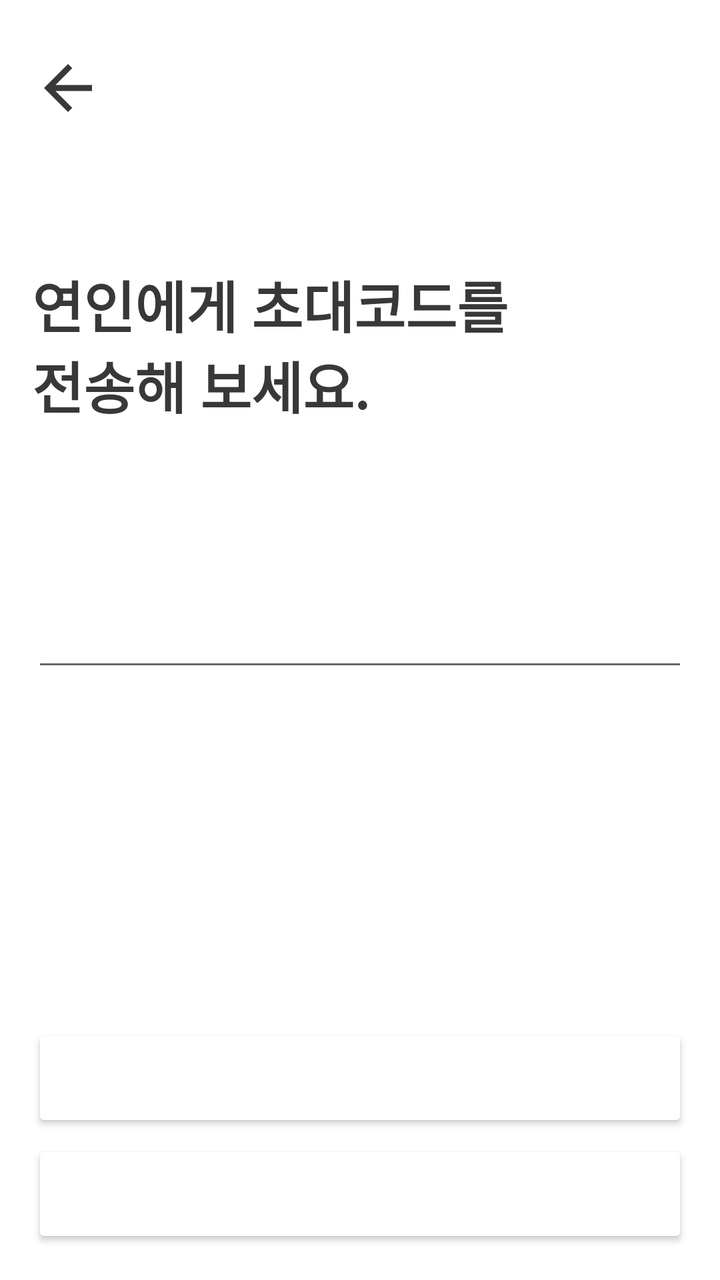
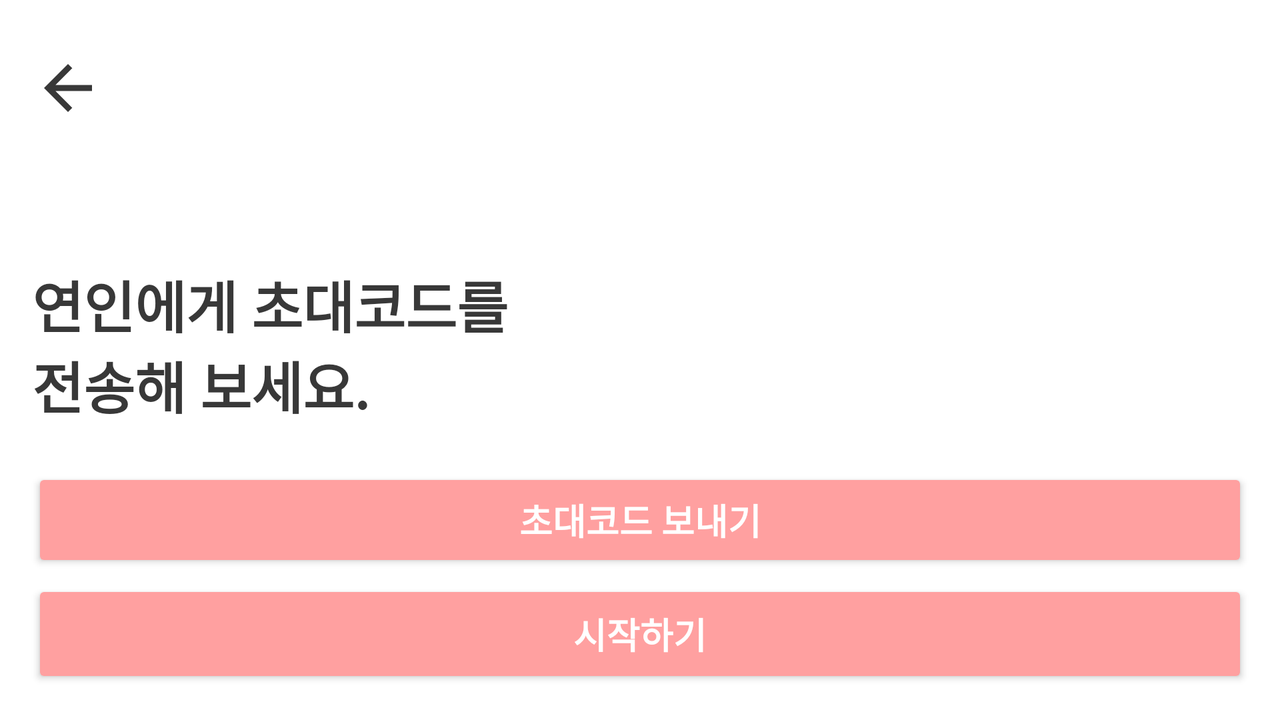

The same Android screen from two of the app's own layout files: first res/layout/ as a phone draws it, then the repository's variant for another configuration, drawn on a device whose configuration selects that folder. Both files follow.
<!-- AndroidManifest.xml: fallback theme Theme.MaterialComponents.DayNight.NoActionBar -->
<!-- res/layout/fragment_invite_couple.xml -->
<?xml version="1.0" encoding="utf-8"?>
<layout xmlns:android="http://schemas.android.com/apk/res/android"
    xmlns:app="http://schemas.android.com/apk/res-auto">

    <data>

        <variable
            name="viewModel"
            type="com.maru.todayroute.ui.initial.InitialViewModel" />

    </data>

    <androidx.constraintlayout.widget.ConstraintLayout
        android:layout_width="match_parent"
        android:layout_height="match_parent">

        <ImageButton
            android:id="@+id/btn_back"
            android:layout_width="40dp"
            android:layout_height="40dp"
            android:layout_marginStart="14dp"
            android:layout_marginTop="24dp"
            android:background="@null"
            android:src="@drawable/ic_baseline_arrow_back_36"
            app:layout_constraintStart_toStartOf="parent"
            app:layout_constraintTop_toTopOf="parent" />

        <TextView
            android:id="@+id/tv_invite_couple"
            android:layout_width="wrap_content"
            android:layout_height="wrap_content"
            android:layout_marginStart="16dp"
            android:layout_marginTop="132dp"
            android:text="@string/fragment_invite_couple_title"
            android:textColor="@color/tmp_black"
            android:textSize="28sp"
            android:textStyle="bold"
            app:layout_constraintStart_toStartOf="parent"
            app:layout_constraintTop_toTopOf="parent" />

        <EditText
            android:id="@+id/et_invite_code"
            android:layout_width="0dp"
            android:layout_height="wrap_content"
            android:layout_marginHorizontal="16dp"
            android:layout_marginTop="84dp"
            android:cursorVisible="false"
            android:focusable="false"
            android:focusableInTouchMode="false"
            android:inputType="none"
            android:text="@{viewModel.code}"
            android:textColor="@color/tmp_black"
            android:textSize="20sp"
            app:layout_constraintEnd_toEndOf="parent"
            app:layout_constraintStart_toStartOf="parent"
            app:layout_constraintTop_toBottomOf="@id/tv_invite_couple" />

        <androidx.appcompat.widget.AppCompatButton
            android:id="@+id/btn_invite_couple"
            android:layout_width="0dp"
            android:layout_height="54dp"
            android:layout_marginHorizontal="16dp"
            android:layout_marginBottom="4dp"
            android:backgroundTint="@color/main_violet"
            android:elevation="10dp"
            android:text="@string/fragment_invite_couple_send"
            android:textColor="@color/white"
            android:textSize="18sp"
            android:textStyle="bold"
            app:layout_constraintBottom_toTopOf="@id/btn_start"
            app:layout_constraintEnd_toEndOf="parent"
            app:layout_constraintStart_toStartOf="parent" />

        <androidx.appcompat.widget.AppCompatButton
            android:id="@+id/btn_start"
            android:layout_width="0dp"
            android:layout_height="54dp"
            android:layout_marginHorizontal="16dp"
            android:layout_marginBottom="16dp"
            android:backgroundTint="@color/main_violet"
            android:elevation="10dp"
            android:text="@string/fragment_invite_couple_start"
            android:textColor="@color/white"
            android:textSize="18sp"
            android:textStyle="bold"
            app:layout_constraintBottom_toBottomOf="parent"
            app:layout_constraintEnd_toEndOf="parent"
            app:layout_constraintStart_toStartOf="parent" />

    </androidx.constraintlayout.widget.ConstraintLayout>
</layout>
<!-- resources referenced by this layout -->
<resources>
  <color name="tmp_black">#383838</color>
  <color name="white">#FFFFFFFF</color>
  <!-- drawable ic_baseline_arrow_back_36 (drawable) -->
  <vector android:autoMirrored="true" android:height="36dp"
      android:tint="@color/tmp_black" android:viewportHeight="24"
      android:viewportWidth="24" android:width="36dp" xmlns:android="http://schemas.android.com/apk/res/android">
      <path android:fillColor="@android:color/white" android:pathData="M20,11H7.83l5.59,-5.59L12,4l-8,8 8,8 1.41,-1.41L7.83,13H20v-2z"/>
  </vector>
  <string name="fragment_invite_couple_send">초대코드 보내기</string>
  <string name="fragment_invite_couple_start">시작하기</string>
  <string name="fragment_invite_couple_title">연인에게 초대코드를\n전송해 보세요.</string>
</resources>
<!-- res/layout-land/fragment_invite_couple.xml (the repository's variant of the layout above) -->
<!-- drawn on the phone turned sideways -->
<?xml version="1.0" encoding="utf-8"?>
<layout xmlns:android="http://schemas.android.com/apk/res/android"
    xmlns:app="http://schemas.android.com/apk/res-auto">

    <data>

    </data>

    <androidx.constraintlayout.widget.ConstraintLayout
        android:layout_width="match_parent"
        android:layout_height="match_parent">

        <ImageButton
            android:id="@+id/btn_back"
            android:layout_width="40dp"
            android:layout_height="40dp"
            android:layout_marginStart="14dp"
            android:layout_marginTop="24dp"
            android:background="@null"
            android:src="@drawable/ic_baseline_arrow_back_36"
            app:layout_constraintStart_toStartOf="parent"
            app:layout_constraintTop_toTopOf="parent" />

        <TextView
            android:id="@+id/tv_invite_couple"
            android:layout_width="wrap_content"
            android:layout_height="wrap_content"
            android:layout_marginStart="16dp"
            android:layout_marginTop="132dp"
            android:text="연인에게 초대코드를\n전송해 보세요."
            android:textColor="@color/tmp_black"
            android:textSize="28sp"
            android:textStyle="bold"
            app:layout_constraintStart_toStartOf="parent"
            app:layout_constraintTop_toTopOf="parent" />

        <EditText
            android:id="@+id/et_invite_code"
            android:layout_width="0dp"
            android:layout_height="wrap_content"
            android:layout_marginHorizontal="16dp"
            android:layout_marginTop="84dp"
            android:cursorVisible="false"
            android:focusable="false"
            android:focusableInTouchMode="false"
            android:inputType="none"
            android:textColor="@color/tmp_black"
            android:textSize="20sp"
            app:layout_constraintEnd_toEndOf="parent"
            app:layout_constraintStart_toStartOf="parent"
            app:layout_constraintTop_toBottomOf="@id/tv_invite_couple" />

        <androidx.appcompat.widget.AppCompatButton
            android:id="@+id/btn_invite_couple"
            android:layout_width="0dp"
            android:layout_height="52dp"
            android:layout_marginHorizontal="16dp"
            android:layout_marginBottom="4dp"
            android:backgroundTint="@color/tmp_coral"
            android:elevation="10dp"
            android:text="초대코드 보내기"
            android:textColor="@color/white"
            android:textSize="18sp"
            android:textStyle="bold"
            app:layout_constraintBottom_toTopOf="@id/btn_connect"
            app:layout_constraintEnd_toEndOf="parent"
            app:layout_constraintStart_toStartOf="parent" />

        <androidx.appcompat.widget.AppCompatButton
            android:id="@+id/btn_connect"
            android:layout_width="0dp"
            android:layout_height="54dp"
            android:layout_marginHorizontal="16dp"
            android:layout_marginBottom="16dp"
            android:backgroundTint="@color/tmp_coral"
            android:elevation="10dp"
            android:text="시작하기"
            android:textColor="@color/white"
            android:textSize="18sp"
            android:textStyle="bold"
            app:layout_constraintBottom_toBottomOf="parent"
            app:layout_constraintEnd_toEndOf="parent"
            app:layout_constraintStart_toStartOf="parent" />

    </androidx.constraintlayout.widget.ConstraintLayout>
</layout>
<!-- resources referenced by the variant -->
<!-- as the phone turned sideways resolves them -->
<resources>
  <color name="tmp_black">#383838</color>
  <color name="tmp_coral">#FFA0A0</color>
  <color name="white">#FFFFFFFF</color>
  <!-- drawable ic_baseline_arrow_back_36 (drawable) -->
  <vector android:autoMirrored="true" android:height="36dp"
      android:tint="@color/tmp_black" android:viewportHeight="24"
      android:viewportWidth="24" android:width="36dp" xmlns:android="http://schemas.android.com/apk/res/android">
      <path android:fillColor="@android:color/white" android:pathData="M20,11H7.83l5.59,-5.59L12,4l-8,8 8,8 1.41,-1.41L7.83,13H20v-2z"/>
  </vector>
</resources>
